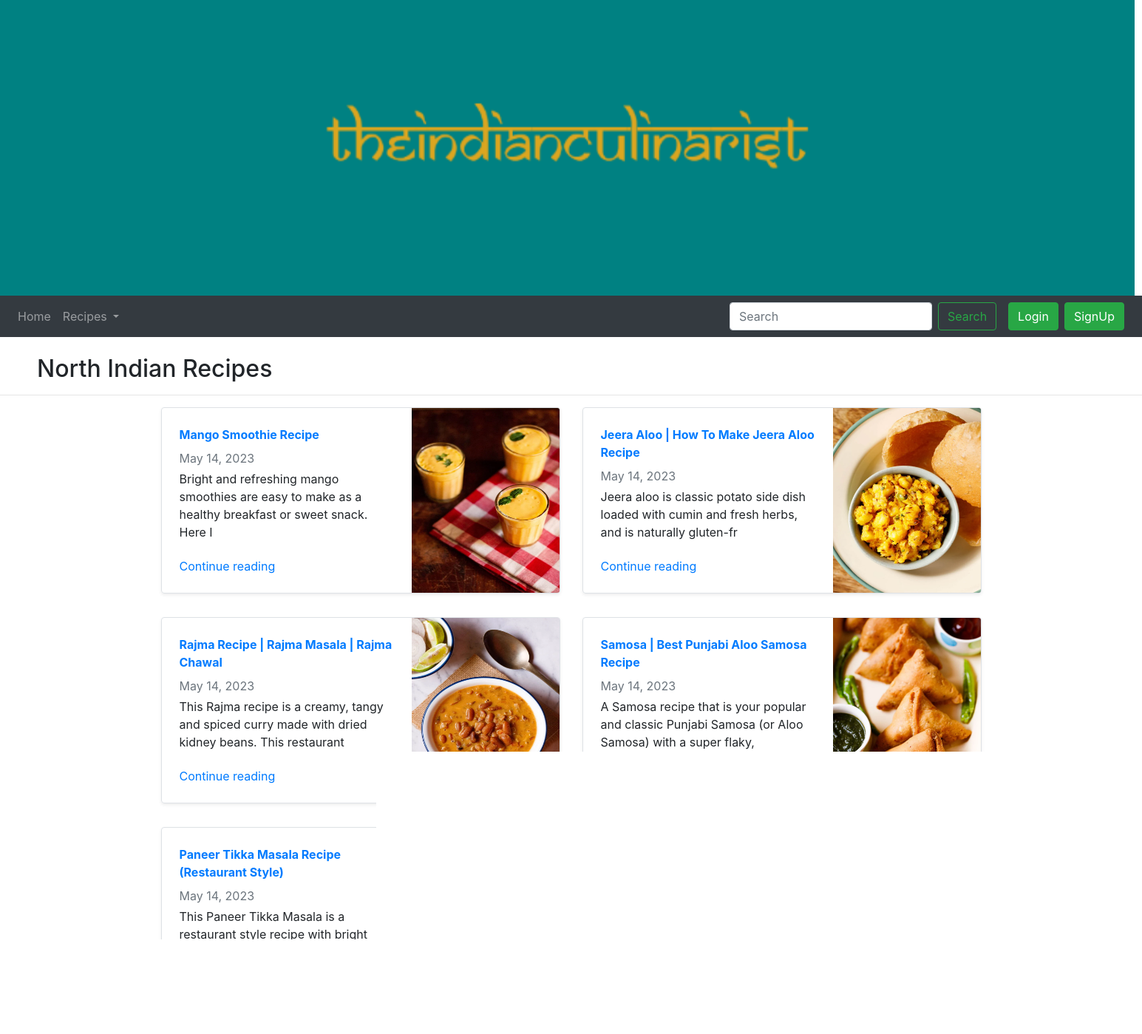
/index/northindian, run on the app's committed database.
### app/models.py (models this page shows, shortened)
class recipe(models.Model):
    region=models.CharField(max_length=100)
    title =models.CharField(max_length=100)
    image=models.ImageField(upload_to='images',default="")
    date=models.DateField()
    desc =models.TextField()
    ratings =models.FloatField()
    video =models.FileField(upload_to='videos')

### app/views.py (the view)
# urls.py: path('index/<category>', views.index,name="index"),
def index(request,category):
    if category=='southindian':
        category='South Indian'
        posts=recipe.objects.filter(region='South Indian')
    elif category=='northindian':
        category='North Indian'
        posts=recipe.objects.filter(region='North Indian')
    elif category=='indochinese':
        category='Indo-Chinese'
        posts=recipe.objects.filter(region='Indo-Chinese')
    return render(request,'app/index.html',{"category":category,"posts":posts})

### app/templates/app/index.html (shortened to what this page needs)
{% extends 'app/navbar.html' %}
{% block content %}
    <br />
    <h2 style=" position: relative; left:50px;">{{category}} Recipes</h2>
    <hr />
    <div class="container mt-3">
    <div class="row my-2">
        {% for item in posts %}
        <div class="col-md-6">
            <div class="row no-gutters border rounded overflow-hidden flex-md-row mb-4 shadow-sm h-md-250 position-relative">
                <div class="col p-4 d-flex flex-column position-static">
                    <strong class="d-inline-block mb-2 text-primary">
                         {{item.title}}
                    </strong>
                    <div class="mb-1 text-muted">{{item.date}}</div>
                    <p class="card-text mb-auto">{{item.desc|safe|slice:":100"}}</p>
                    <a href="{% url 'display' topic=item.title %}{% url 'display' topic=item.title %}" class="stretched-link">Continue reading</a>
                </div>
                <div class="col-auto d-none d-lg-block">
                    <img src="/media/{{item.image}}" class="bd-placeholder-img" width="200" height="250" aria-label="Placeholder: Thumbnail">
                </div>
            </div>
        </div>
        {% if forloop.counter|divisibleby:2%}
    </div>
    <div class="row my-2">
        {%endif%}
        {%endfor%}
    </div>
    </div>
{% endblock %}

### data on the page
recipe: title "Mango Smoothie Recipe", date "May 14, 2023", desc "Bright and refreshing mango smoothies are easy to make as a healthy breakfast or sweet snack. Here I", image (picture)
recipe: title "Jeera Aloo | How To Make Jeera Aloo Recipe", date "May 14, 2023", desc "Jeera aloo is classic potato side dish loaded with cumin and fresh herbs, and is naturally gluten-fr", image (picture)
recipe: title "Rajma Recipe | Rajma Masala | Rajma Chawal", date "May 14, 2023", desc "This Rajma recipe is a creamy, tangy and spiced curry made with dried kidney beans. This restaurant", image (picture)
recipe: title "Samosa | Best Punjabi Aloo Samosa Recipe", date "May 14, 2023", desc "A Samosa recipe that is your popular and classic Punjabi Samosa (or Aloo Samosa) with a super flaky,", image (picture)
recipe: title "Paneer Tikka Masala Recipe (Restaurant Style)", date "May 14, 2023", desc "This Paneer Tikka Masala is a restaurant style recipe with bright flavors from the creamy and spiced", image (picture)

### other printed values
{{ category }} "North Indian"
